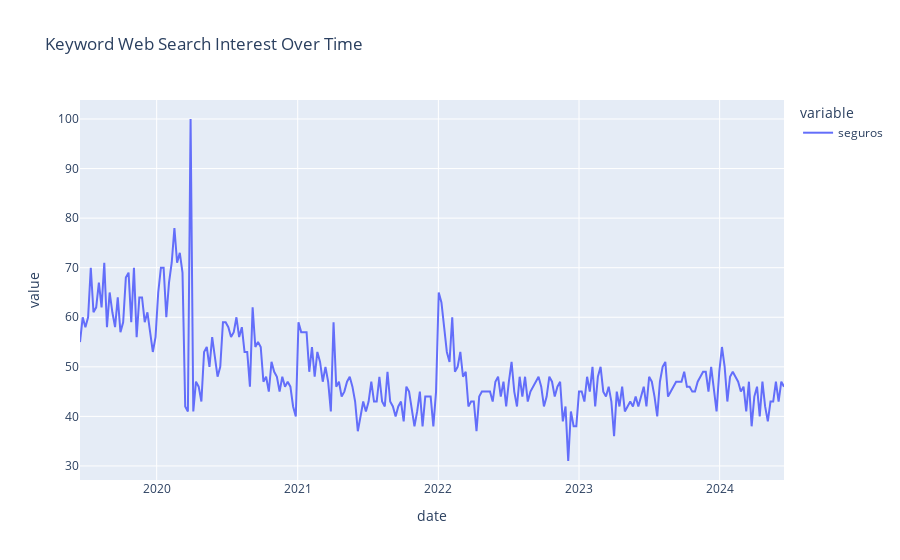

The cell this chart's notebook holds for it:
### Code cell
# connect to google 

from pytrends.request import TrendReq
import plotly.express as px
import pandas as pd
import sys

title="seguros"
pytrends = TrendReq(hl='es-ES', tz=360)

# build payload

kw_list = [title] # list of keywords to get data 

pytrends.build_payload(kw_list, cat=0, timeframe='today 5-y', geo='PE') 

#1 Interest over Time
data = pytrends.interest_over_time() 
data = data.reset_index() 


fig = px.line(data, x="date", y=[title], title='Keyword Web Search Interest Over Time')
fig.show() 

#data.to_csv(f'{title}.csv', index=False, encoding='utf-8')

### Figure 1 — Plotly figure (JSON) as saved in the notebook; plotly's stock layout.template omitted (floating-point values rounded to 4 significant figures; data arrays with more than 128 entries replaced by an {"elided": "..."} marker saying what was removed)
{"data": [{"hovertemplate": "variable=seguros<br>date=%{x}<br>value=%{y}<extra></extra>", "legendgroup": "seguros", "line": {"color": "#636efa", "dash": "solid"}, "marker": {"symbol": "circle"}, "mode": "lines", "name": "seguros", "orientation": "v", "showlegend": true, "type": "scatter", "x": {"elided": "262 str values"}, "xaxis": "x", "y": {"elided": "262 int values"}, "yaxis": "y"}], "layout": {"legend": {"title": {"text": "variable"}, "tracegroupgap": 0}, "title": {"text": "Keyword Web Search Interest Over Time"}, "xaxis": {"anchor": "y", "domain": [0, 1], "title": {"text": "date"}}, "yaxis": {"anchor": "x", "domain": [0, 1], "title": {"text": "value"}}}}
